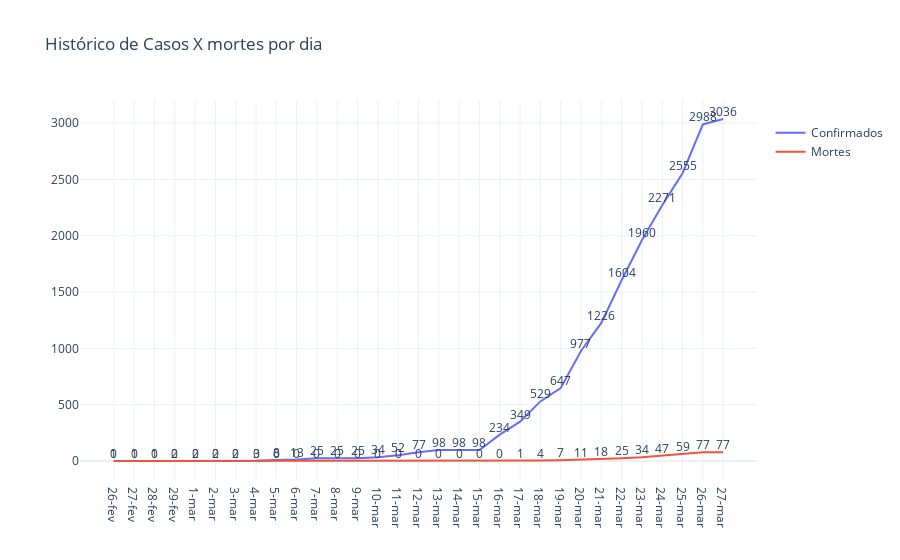

Notebook code for this chart:
### Code cell
# Plot confirmed cases

fig = go.Figure(
    [
        go.Scatter(x = dadosdia.data, y = dadosdia.casos, mode="lines+text",
    name="Confirmados",
    text=dadosdia.casos,
    textposition="top center"),
        go.Scatter(x = dadosdia.data, y = dadosdia.mortes, mode="lines+text",
    name="Mortes",
    text=dadosdia.mortes,
    textposition="top center"), 
      #  go.Scatter(x = dadosdia.data, y = curados, mode="lines+text",
   # name="Curados",
   # text=curados,
   # textposition="top center"),  
    ]
)

fig.update_layout(title='Histórico de Casos X mortes por dia',legend_title='<b> </b>',
                   
                   showlegend=True, template="plotly_white",direction='clockwise')

fig.show()

### Figure 1 — Plotly figure (JSON) as saved in the notebook; plotly's stock layout.template omitted (floating-point values rounded to 4 significant figures)
{"data": [{"mode": "lines+text", "name": "Confirmados", "text": [1, 1, 1, 2, 2, 2, 2, 3, 8, 13, 25, 25, 25, 34, 52, 77, 98, 98, 98, 234, 349, 529, 647, 977, 1226, 1604, 1960, 2271, 2555, 2988, 3036], "textposition": "top center", "type": "scatter", "x": ["26-fev", "27-fev", "28-fev", "29-fev", "1-mar", "2-mar", "3-mar", "4-mar", "5-mar", "6-mar", "7-mar", "8-mar", "9-mar", "10-mar", "11-mar", "12-mar", "13-mar", "14-mar", "15-mar", "16-mar", "17-mar", "18-mar", "19-mar", "20-mar", "21-mar", "22-mar", "23-mar", "24-mar", "25-mar", "26-mar", "27-mar"], "y": [1, 1, 1, 2, 2, 2, 2, 3, 8, 13, 25, 25, 25, 34, 52, 77, 98, 98, 98, 234, 349, 529, 647, 977, 1226, 1604, 1960, 2271, 2555, 2988, 3036]}, {"mode": "lines+text", "name": "Mortes", "text": [0, 0, 0, 0, 0, 0, 0, 0, 0, 0, 0, 0, 0, 0, 0, 0, 0, 0, 0, 0, 1, 4, 7, 11, 18, 25, 34, 47, 59, 77, 77], "textposition": "top center", "type": "scatter", "x": ["26-fev", "27-fev", "28-fev", "29-fev", "1-mar", "2-mar", "3-mar", "4-mar", "5-mar", "6-mar", "7-mar", "8-mar", "9-mar", "10-mar", "11-mar", "12-mar", "13-mar", "14-mar", "15-mar", "16-mar", "17-mar", "18-mar", "19-mar", "20-mar", "21-mar", "22-mar", "23-mar", "24-mar", "25-mar", "26-mar", "27-mar"], "y": [0, 0, 0, 0, 0, 0, 0, 0, 0, 0, 0, 0, 0, 0, 0, 0, 0, 0, 0, 0, 1, 4, 7, 11, 18, 25, 34, 47, 59, 77, 77]}], "layout": {"direction": "clockwise", "legend": {"title": {"text": "<b> </b>"}}, "showlegend": true, "title": {"text": "Histórico de Casos X mortes por dia"}}}
